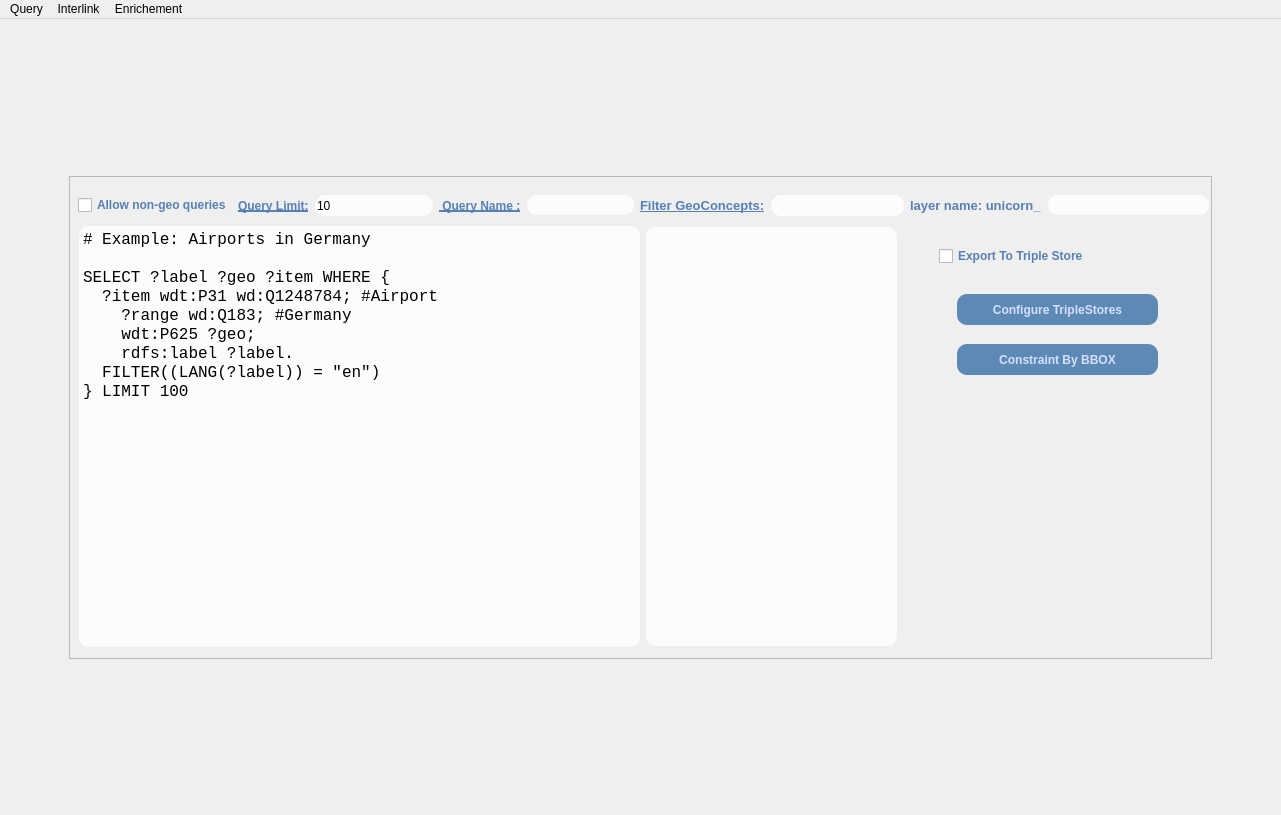
<?xml version="1.0" encoding="UTF-8"?>
<ui version="4.0">
 <class>query_page_MainWindow</class>
 <widget class="QMainWindow" name="query_page_MainWindow">
  <property name="geometry">
   <rect>
    <x>0</x>
    <y>0</y>
    <width>1281</width>
    <height>815</height>
   </rect>
  </property>
  <property name="windowTitle">
   <string>MainWindow</string>
  </property>
  <property name="styleSheet">
   <string notr="true">Qobject#MainWindow{
background-color: qlineargradient(spread:repeat, x1:0, y1:0, x2:1, y2:1, stop:0.125 rgba(82, 120, 174, 255), stop:0.545455 rgba(146, 170, 244, 255), stop:0.931818 rgba(159, 176, 230, 255));}</string>
  </property>
  <widget class="QWidget" name="query_page_central_wiget">
   <property name="styleSheet">
    <string notr="true">QObject#centralwidget{
background-color: qlineargradient(spread:repeat, x1:0, y1:0, x2:1, y2:1, stop:0.125 rgba(82, 120, 174, 255), stop:0.545455 rgba(146, 170, 244, 255), stop:0.931818 rgba(159, 176, 230, 255));}</string>
   </property>
   <layout class="QGridLayout" name="gridLayout">
    <item row="0" column="0" rowspan="3">
     <spacer name="horizontalSpacer_query_left">
      <property name="orientation">
       <enum>Qt::Horizontal</enum>
      </property>
      <property name="sizeHint" stdset="0">
       <size>
        <width>40</width>
        <height>20</height>
       </size>
      </property>
     </spacer>
    </item>
    <item row="0" column="1">
     <spacer name="verticalSpacer_query_top">
      <property name="orientation">
       <enum>Qt::Vertical</enum>
      </property>
      <property name="sizeHint" stdset="0">
       <size>
        <width>20</width>
        <height>8</height>
       </size>
      </property>
     </spacer>
    </item>
    <item row="1" column="1" colspan="2">
     <widget class="QFrame" name="query_page_frame">
      <property name="minimumSize">
       <size>
        <width>1143</width>
        <height>483</height>
       </size>
      </property>
      <property name="styleSheet">
       <string notr="true">QObject#frame{
background-color:rgb(217, 233, 255);
border-radius:20px;}



</string>
      </property>
      <property name="frameShape">
       <enum>QFrame::StyledPanel</enum>
      </property>
      <property name="frameShadow">
       <enum>QFrame::Raised</enum>
      </property>
      <widget class="QWidget" name="Query_page_txt_inp" native="true">
       <property name="geometry">
        <rect>
         <x>9</x>
         <y>9</y>
         <width>1131</width>
         <height>41</height>
        </rect>
       </property>
       <layout class="QHBoxLayout" name="horizontalLayout_3">
        <item>
         <widget class="QCheckBox" name="allownongeo">
          <property name="font">
           <font>
            <pointsize>9</pointsize>
            <weight>75</weight>
            <bold>true</bold>
           </font>
          </property>
          <property name="styleSheet">
           <string notr="true">color: rgb(87, 129, 180);</string>
          </property>
          <property name="text">
           <string>Allow non-geo queries</string>
          </property>
         </widget>
        </item>
        <item>
         <layout class="QHBoxLayout" name="horizontalLayout_2">
          <item>
           <widget class="QLabel" name="queryLimitLabel">
            <property name="font">
             <font>
              <pointsize>9</pointsize>
              <weight>75</weight>
              <bold>true</bold>
              <underline>true</underline>
             </font>
            </property>
            <property name="styleSheet">
             <string notr="true">color: rgb(87, 129, 180);</string>
            </property>
            <property name="text">
             <string>Query Limit:</string>
            </property>
           </widget>
          </item>
          <item>
           <widget class="QLineEdit" name="queryLimit">
            <property name="minimumSize">
             <size>
              <width>81</width>
              <height>21</height>
             </size>
            </property>
            <property name="styleSheet">
             <string notr="true">border-radius:10px;

border-color:rgb(45, 45, 45);

background-color: rgb(253, 252, 250);</string>
            </property>
            <property name="text">
             <string>10</string>
            </property>
           </widget>
          </item>
         </layout>
        </item>
        <item>
         <layout class="QHBoxLayout" name="horizontalLayout_4">
          <item>
           <widget class="QLabel" name="saveQueryName_3">
            <property name="font">
             <font>
              <pointsize>9</pointsize>
              <weight>75</weight>
              <bold>true</bold>
              <underline>true</underline>
             </font>
            </property>
            <property name="styleSheet">
             <string notr="true">color: rgb(87, 129, 180);</string>
            </property>
            <property name="text">
             <string> Query Name :</string>
            </property>
           </widget>
          </item>
          <item>
           <widget class="QLineEdit" name="saveQueryName_4">
            <property name="minimumSize">
             <size>
              <width>81</width>
              <height>20</height>
             </size>
            </property>
            <property name="styleSheet">
             <string notr="true">background-color: rgb(253, 252, 250);

border-radius:10px;

border-color:rgb(45, 45, 45);</string>
            </property>
           </widget>
          </item>
         </layout>
        </item>
        <item>
         <layout class="QHBoxLayout" name="horizontalLayout_6">
          <item>
           <widget class="QLabel" name="filterConceptsLabel">
            <property name="font">
             <font>
              <pointsize>10</pointsize>
              <weight>75</weight>
              <bold>true</bold>
              <underline>true</underline>
             </font>
            </property>
            <property name="styleSheet">
             <string notr="true">
color: rgb(87, 129, 180);</string>
            </property>
            <property name="text">
             <string>Filter GeoConcepts:</string>
            </property>
           </widget>
          </item>
          <item>
           <widget class="QLineEdit" name="filterConcepts">
            <property name="minimumSize">
             <size>
              <width>133</width>
              <height>21</height>
             </size>
            </property>
            <property name="styleSheet">
             <string notr="true">border-radius:10px;

border-color:rgb(45, 45, 45);

background-color: rgb(253, 252, 250);</string>
            </property>
           </widget>
          </item>
         </layout>
        </item>
        <item>
         <layout class="QHBoxLayout" name="horizontalLayout_5">
          <item>
           <widget class="QLabel" name="Layer_name_unicorn">
            <property name="font">
             <font>
              <pointsize>10</pointsize>
              <weight>75</weight>
              <bold>true</bold>
              <underline>false</underline>
             </font>
            </property>
            <property name="styleSheet">
             <string notr="true">color: rgb(87, 129, 180);</string>
            </property>
            <property name="text">
             <string>layer name: unicorn_</string>
            </property>
           </widget>
          </item>
          <item>
           <widget class="QLineEdit" name="Layer_name_unicorn_inp">
            <property name="minimumSize">
             <size>
              <width>161</width>
              <height>20</height>
             </size>
            </property>
            <property name="styleSheet">
             <string notr="true">border-radius:10px;

border-color:rgb(45, 45, 45);

background-color: rgb(253, 252, 250);</string>
            </property>
           </widget>
          </item>
         </layout>
        </item>
       </layout>
      </widget>
      <widget class="QWidget" name="layoutWidget">
       <property name="geometry">
        <rect>
         <x>10</x>
         <y>50</y>
         <width>820</width>
         <height>421</height>
        </rect>
       </property>
       <layout class="QHBoxLayout" name="horizontalLayout">
        <item>
         <widget class="QPlainTextEdit" name="inp_sparql">
          <property name="minimumSize">
           <size>
            <width>561</width>
            <height>411</height>
           </size>
          </property>
          <property name="maximumSize">
           <size>
            <width>561</width>
            <height>471</height>
           </size>
          </property>
          <property name="font">
           <font>
            <family>Courier New</family>
            <pointsize>12</pointsize>
           </font>
          </property>
          <property name="cursor" stdset="0">
           <cursorShape>IBeamCursor</cursorShape>
          </property>
          <property name="styleSheet">
           <string notr="true">border-radius:10px;

background-color: rgb(253, 252, 250);</string>
          </property>
          <property name="plainText">
           <string># Example: Airports in Germany

SELECT ?label ?geo ?item WHERE {
  ?item wdt:P31 wd:Q1248784; #Airport
    ?range wd:Q183; #Germany
    wdt:P625 ?geo;
    rdfs:label ?label.
  FILTER((LANG(?label)) = &quot;en&quot;)
} LIMIT 100</string>
          </property>
         </widget>
        </item>
        <item>
         <widget class="QListView" name="geoClassList">
          <property name="minimumSize">
           <size>
            <width>251</width>
            <height>419</height>
           </size>
          </property>
          <property name="maximumSize">
           <size>
            <width>251</width>
            <height>419</height>
           </size>
          </property>
          <property name="styleSheet">
           <string notr="true">border-radius:10px;

background-color: rgb(253, 252, 250);</string>
          </property>
         </widget>
        </item>
       </layout>
      </widget>
      <widget class="QWidget" name="export_trplstore_checkbox" native="true">
       <property name="geometry">
        <rect>
         <x>870</x>
         <y>70</y>
         <width>237</width>
         <height>151</height>
        </rect>
       </property>
       <layout class="QGridLayout" name="gridLayout_5">
        <item row="2" column="0">
         <widget class="QWidget" name="conf_trpl_store_and_bbox_buttons" native="true">
          <layout class="QGridLayout" name="gridLayout_2">
           <item row="1" column="0">
            <widget class="QPushButton" name="bboxButton">
             <property name="minimumSize">
              <size>
               <width>201</width>
               <height>31</height>
              </size>
             </property>
             <property name="maximumSize">
              <size>
               <width>201</width>
               <height>31</height>
              </size>
             </property>
             <property name="font">
              <font>
               <pointsize>9</pointsize>
               <weight>75</weight>
               <bold>true</bold>
              </font>
             </property>
             <property name="cursor">
              <cursorShape>PointingHandCursor</cursorShape>
             </property>
             <property name="styleSheet">
              <string notr="true">
color: rgb(213, 223, 255);

border-radius:10px;

background-color:rgb(93, 138, 181);
</string>
             </property>
             <property name="text">
              <string>Constraint By BBOX</string>
             </property>
            </widget>
           </item>
           <item row="0" column="0">
            <widget class="QPushButton" name="loadTripleStoreButton">
             <property name="minimumSize">
              <size>
               <width>201</width>
               <height>31</height>
              </size>
             </property>
             <property name="maximumSize">
              <size>
               <width>201</width>
               <height>31</height>
              </size>
             </property>
             <property name="font">
              <font>
               <pointsize>9</pointsize>
               <weight>75</weight>
               <bold>true</bold>
               <underline>false</underline>
              </font>
             </property>
             <property name="cursor">
              <cursorShape>PointingHandCursor</cursorShape>
             </property>
             <property name="styleSheet">
              <string notr="true">color: rgb(213, 223, 255);

border-radius:10px;

background-color:rgb(93, 138, 181);
</string>
             </property>
             <property name="text">
              <string>Configure TripleStores</string>
             </property>
            </widget>
           </item>
          </layout>
         </widget>
        </item>
        <item row="0" column="0">
         <widget class="QCheckBox" name="exportTripleStore_2">
          <property name="minimumSize">
           <size>
            <width>128</width>
            <height>17</height>
           </size>
          </property>
          <property name="font">
           <font>
            <weight>75</weight>
            <bold>true</bold>
           </font>
          </property>
          <property name="cursor">
           <cursorShape>PointingHandCursor</cursorShape>
          </property>
          <property name="styleSheet">
           <string notr="true">color: rgb(87, 129, 180);</string>
          </property>
          <property name="text">
           <string>Export To Triple Store</string>
          </property>
         </widget>
        </item>
       </layout>
      </widget>
     </widget>
    </item>
    <item row="1" column="3">
     <spacer name="horizontalSpacer_query_right">
      <property name="orientation">
       <enum>Qt::Horizontal</enum>
      </property>
      <property name="sizeHint" stdset="0">
       <size>
        <width>48</width>
        <height>20</height>
       </size>
      </property>
     </spacer>
    </item>
    <item row="2" column="2">
     <spacer name="verticalSpacer_query_bottom">
      <property name="orientation">
       <enum>Qt::Vertical</enum>
      </property>
      <property name="sizeHint" stdset="0">
       <size>
        <width>20</width>
        <height>9</height>
       </size>
      </property>
     </spacer>
    </item>
   </layout>
  </widget>
  <widget class="QMenuBar" name="menubar_Unicorn">
   <property name="geometry">
    <rect>
     <x>0</x>
     <y>0</y>
     <width>1281</width>
     <height>21</height>
    </rect>
   </property>
   <property name="cursor">
    <cursorShape>PointingHandCursor</cursorShape>
   </property>
   <property name="autoFillBackground">
    <bool>true</bool>
   </property>
   <property name="defaultUp">
    <bool>false</bool>
   </property>
   <property name="nativeMenuBar">
    <bool>true</bool>
   </property>
   <widget class="QMenu" name="menuQuery">
    <property name="title">
     <string>Query</string>
    </property>
    <widget class="QMenu" name="menuEndpoint">
     <property name="title">
      <string>Endpoint</string>
     </property>
     <addaction name="actionSelect_Endpoint"/>
     <addaction name="actionQuick_Add_Endpoint"/>
     <addaction name="actionLoad_Graph"/>
    </widget>
    <widget class="QMenu" name="menuQuery_Options">
     <property name="title">
      <string>Query Options</string>
     </property>
     <addaction name="actionQuery_templates"/>
     <addaction name="actionLoad_Saved_Queries"/>
     <addaction name="actionSave_Query"/>
    </widget>
    <widget class="QMenu" name="menuLayers">
     <property name="title">
      <string>Layers</string>
     </property>
     <addaction name="actionLoad_Unicorn_Layers"/>
     <addaction name="actionAdd_Layer"/>
     <addaction name="actionExport_Loaded_Layer_as_TTL"/>
    </widget>
    <addaction name="menuEndpoint"/>
    <addaction name="menuQuery_Options"/>
    <addaction name="menuLayers"/>
   </widget>
   <widget class="QMenu" name="menuInterlink">
    <property name="title">
     <string>Interlink</string>
    </property>
    <addaction name="actionLoad_Layer_Interlink"/>
    <addaction name="actionImport_Mappoing"/>
    <addaction name="actionExport_Mapping"/>
    <addaction name="actionSearch_Class"/>
   </widget>
   <widget class="QMenu" name="menuEnrichement">
    <property name="title">
     <string>Enrichement</string>
    </property>
    <addaction name="actionLoad_Layer_Enrichment"/>
    <addaction name="actionAdd_Enriched_Layer"/>
    <addaction name="actionRefresh_Layers"/>
    <addaction name="actionAdd_Row"/>
   </widget>
   <addaction name="menuQuery"/>
   <addaction name="menuInterlink"/>
   <addaction name="menuEnrichement"/>
  </widget>
  <action name="actionLoad_Layer_Interlink">
   <property name="text">
    <string>Load Layer</string>
   </property>
  </action>
  <action name="actionSelect_Endpoint">
   <property name="text">
    <string>Select Endpoint</string>
   </property>
  </action>
  <action name="actionQuick_Add_Endpoint">
   <property name="text">
    <string>Quick Add Endpoint</string>
   </property>
  </action>
  <action name="actionLoad_Graph">
   <property name="text">
    <string>Load Graph</string>
   </property>
  </action>
  <action name="actionQuery_templates">
   <property name="text">
    <string>Query Templates</string>
   </property>
  </action>
  <action name="actionLoad_Saved_Queries">
   <property name="text">
    <string>Load Saved Queries</string>
   </property>
  </action>
  <action name="actionSave_Query">
   <property name="text">
    <string>Save Query</string>
   </property>
  </action>
  <action name="actionLoad_Unicorn_Layers">
   <property name="text">
    <string>Load Unicorn Layers</string>
   </property>
  </action>
  <action name="actionAdd_Layer">
   <property name="text">
    <string>Add Layer</string>
   </property>
  </action>
  <action name="actionExport_Loaded_Layer_as_TTL">
   <property name="text">
    <string>Export Loaded Layer as TTL</string>
   </property>
  </action>
  <action name="actionImport_Mappoing">
   <property name="text">
    <string>Import Mappoing</string>
   </property>
  </action>
  <action name="actionExport_Mapping">
   <property name="text">
    <string>Export Mapping</string>
   </property>
  </action>
  <action name="actionLoad_Layer_Enrichment">
   <property name="text">
    <string>Load Layer</string>
   </property>
  </action>
  <action name="actionAdd_Enriched_Layer">
   <property name="text">
    <string>Add Enriched Layer</string>
   </property>
  </action>
  <action name="actionSearch_Class">
   <property name="text">
    <string>Search Class</string>
   </property>
  </action>
  <action name="actionAdd_Enriched_Layer_2">
   <property name="text">
    <string>Add Enriched Layer</string>
   </property>
  </action>
  <action name="actionRefresh_Layers">
   <property name="text">
    <string>Refresh Layers</string>
   </property>
  </action>
  <action name="actionAdd_Row">
   <property name="text">
    <string>Add Row</string>
   </property>
  </action>
 </widget>
 <resources/>
 <connections/>
</ui>
